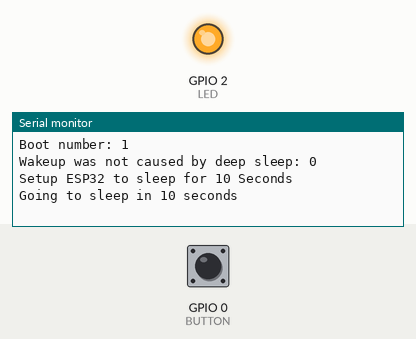
Recording of a sketch running on a simulated ESP32. On the bench: output pins drawn as LEDs (lit = HIGH), the last lines printed to the serial monitor. The test bench sets the inputs (shaded band); at power-on: GPIO 0 (BUTTON) HIGH. EEPROM starts erased.

Above: at 1.2 s.
1.3 s: GPIO 0 (BUTTON) pulled LOW for 3.2 s
At 6.3 s:
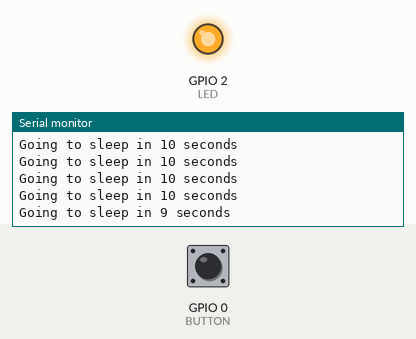
7.5 s: GPIO 0 (BUTTON) driven LOW
At 8.1 s:
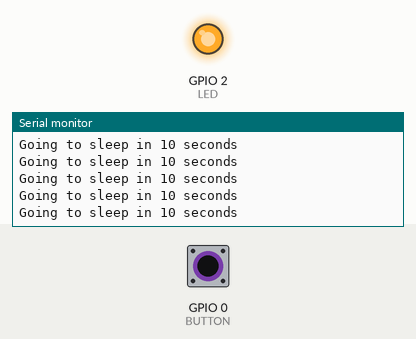
Timing chart, 0 to 10.5 s (numbered marks = the images above; inputs shaded):
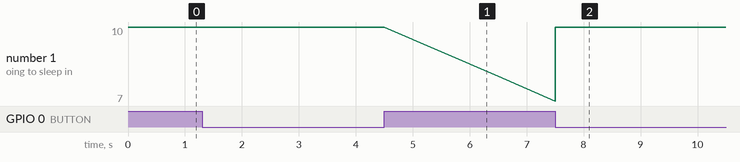

Measured:
- after the input at 1.3 s, the serial monitor: prints a new line after 4.2 s (image 1)
- after the input at 7.5 s, the serial monitor: prints a new line at once (image 2)
- plotted number 1: 7 → 10 after the input at 7.5 s

The sketch:

esp32_Ampel_1.ino
```cpp
#include <Preferences.h>
#include <PubSubClient.h>
//#include <WifiManager.h>


#define LED 2 ///< This GPIO drives the on-board LED
#define BUTTON 0 ///< A button is attached to this GPIO

#define uS_TO_S_FACTOR 1000000  /**< Conversion factor for micro seconds to seconds */
#define TIME_TO_SLEEP  10       /**< Time ESP32 will stay in sleep (in seconds) */
#define TIME_UNTIL_SLEEP  10    /**< Time ESP32 will stay awake until sleep (in seconds) */


RTC_DATA_ATTR int bootCount = 0; ///< counts number of boots since last Power-On (stored in RTC memory, persistent over Deep Sleep)

Preferences preferences;  ///< persistent data stored in "EEPROM"
unsigned int twait = 0; ///< measure time before going to sleep

/*
Method to print the reason by which ESP32
has been awaken from sleep
*/
void print_wakeup_reason(){
  esp_sleep_wakeup_cause_t wakeup_reason;

  wakeup_reason = esp_sleep_get_wakeup_cause();

  switch(wakeup_reason)
  {
    case ESP_SLEEP_WAKEUP_EXT0 : Serial.println("Wakeup caused by external signal using RTC_IO"); break;
    case ESP_SLEEP_WAKEUP_EXT1 : Serial.println("Wakeup caused by external signal using RTC_CNTL"); break;
    case ESP_SLEEP_WAKEUP_TIMER : Serial.println("Wakeup caused by timer"); break;
    case ESP_SLEEP_WAKEUP_TOUCHPAD : Serial.println("Wakeup caused by touchpad"); break;
    case ESP_SLEEP_WAKEUP_ULP : Serial.println("Wakeup caused by ULP program"); break;
    default : Serial.printf("Wakeup was not caused by deep sleep: %d\n",wakeup_reason); break;
  }
}

void setup() {
  pinMode(LED, OUTPUT);
  digitalWrite(LED, HIGH);

  Serial.begin(115200);

  // Open Preferences with "ampel" namespace. Each application module, library, etc
  // has to use a namespace name to prevent key name collisions. We will open storage in
  // RW-mode (second parameter has to be false).
  // Note: Namespace name is limited to 15 chars.
  preferences.begin("ampel", false);

  // Remove all preferences under the opened namespace
  //preferences.clear();

  // Or remove the "counter" key only
  //preferences.remove("counter");

  // Get the MQTT broker name, if the key does not exist, return an empty string
  String BrokerAddr = preferences.getString("BrokerAddr", "");

  //Increment boot number and print it every reboot
  ++bootCount;
  Serial.println("Boot number: " + String(bootCount));

  //Print the wakeup reason for ESP32
  print_wakeup_reason();

  /*
  First we configure the wake up source
  We set our ESP32 to wake up every 5 seconds
  */
  esp_sleep_enable_timer_wakeup(TIME_TO_SLEEP * uS_TO_S_FACTOR);
  Serial.println("Setup ESP32 to sleep for " + String(TIME_TO_SLEEP) +
  " Seconds");

  twait = millis();
}

void loop() {

  // delay sleep if button is pressed
  if (! digitalRead(BUTTON))
  {
    twait = millis();
  }

  if (!((millis() - twait) % 1000))
  {
    Serial.print ("Going to sleep in ");
    Serial.print (TIME_UNTIL_SLEEP - (millis() - twait) / 1000);
    Serial.println(" seconds");
  }

  if (millis() - twait > (TIME_UNTIL_SLEEP*1000))
  {
    // Go to sleep after TIME_UNTIL_SLEEP seconds
    Serial.println("Going to sleep now");
    Serial.flush();
    esp_deep_sleep_start();
    Serial.println("This will never be printed");
  }
}
```
